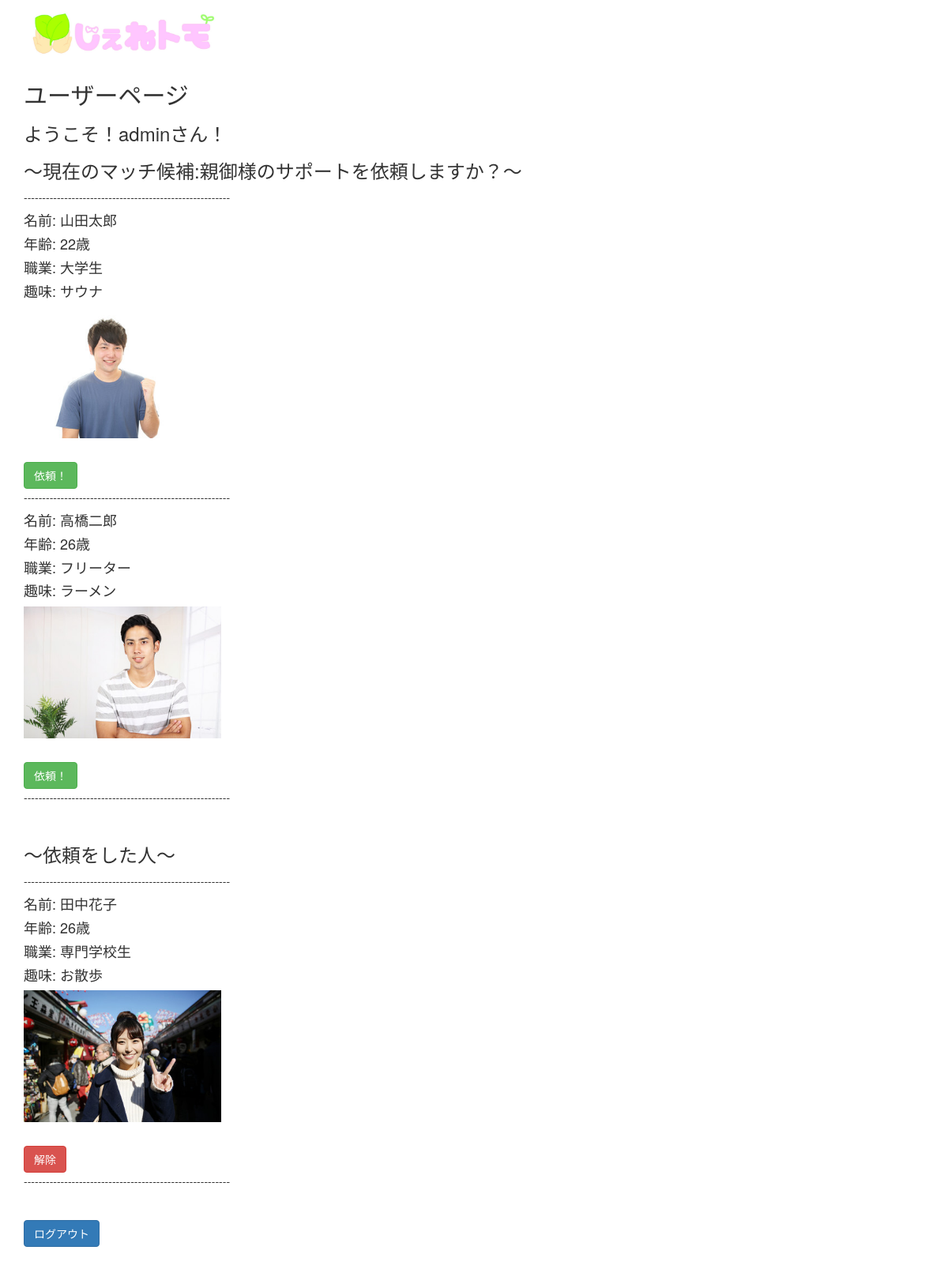
Before: /index (signed in) with the older database file.
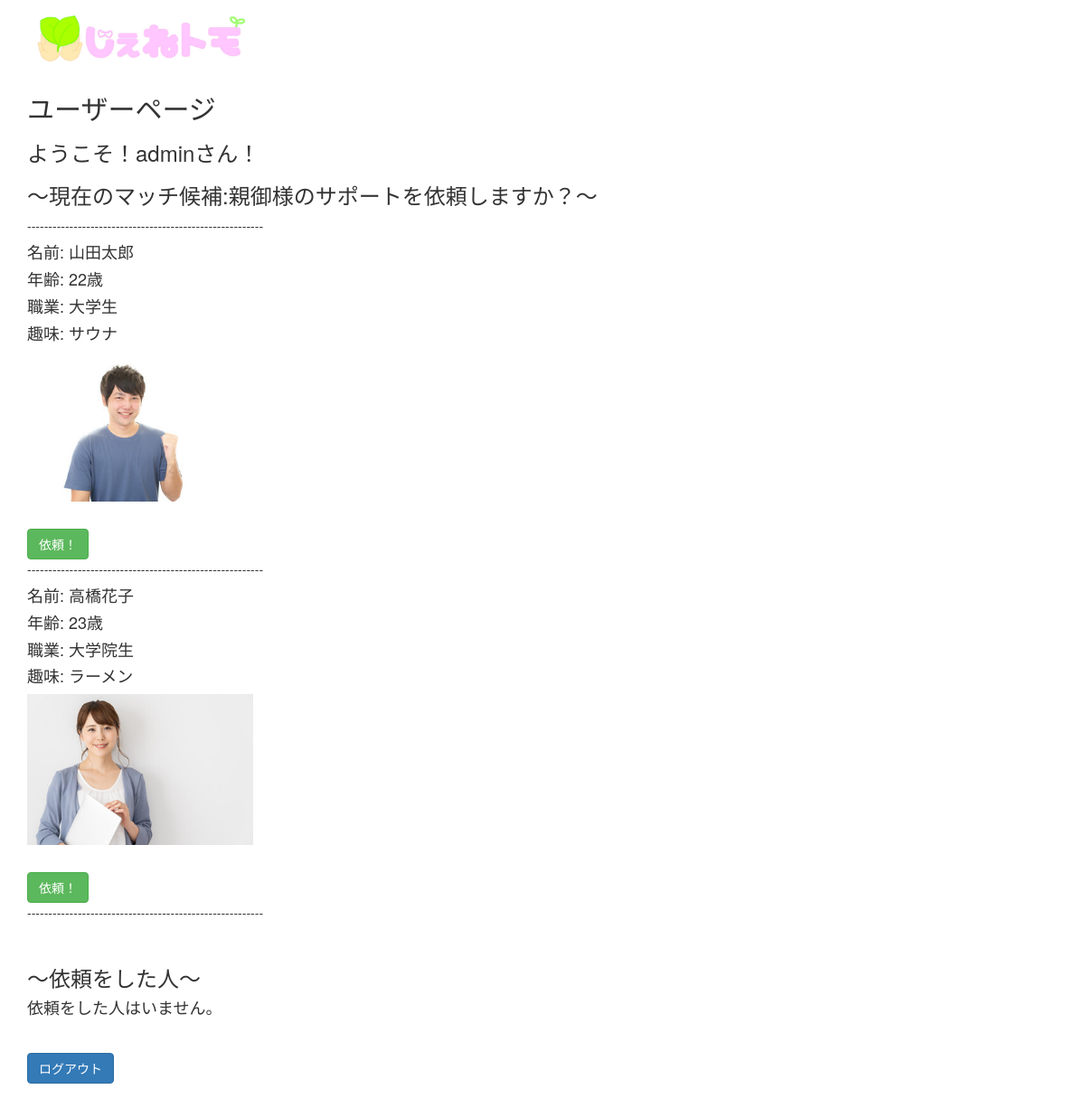
After: the same page with the newer database file.
### app.py (models this page shows)
class User(UserMixin,db.Model): # ユーザテーブル
    id = db.Column(db.Integer, primary_key=True)
    username = db.Column(db.String(30),unique=True)
    password = db.Column(db.String(12))

class Younger(db.Model): # 若者テーブル
    id = db.Column(db.Integer, primary_key=True)
    name = db.Column(db.String(50), nullable=False)
    age = db.Column(db.String(5),  nullable=False)
    job = db.Column(db.String(100), nullable=False)
    hobby = db.Column(db.String(100), nullable=False)
    img = db.Column(db.String(10), nullable=False)

class Candidate(db.Model): # いいかも！した人
    id = db.Column(db.Integer, primary_key=True)
    name = db.Column(db.String(50), nullable=False)
    age = db.Column(db.String(5),  nullable=False)
    job = db.Column(db.String(100), nullable=False)
    hobby = db.Column(db.String(100), nullable=False)
    img = db.Column(db.String(10), nullable=False)

### app.py (the view)
@app.route('/index',methods=["GET","POST"]) # メイン画面
@login_required
def index():
    username = current_user.username
    if request.method == "GET":
        matchers = Younger.query.all()
        candidate = Candidate.query.all()
        return render_template("/index.html",username=username,matchers = matchers,candidates = candidate)

### app.py (called while the page is built)
@login_manager.user_loader
def load_user(id):
    return User.query.get(int(id))

### templates/index.html (shortened to what this page needs)
{% extends "bootstrap/base.html" %}
{% block content %}
<div class="container">
     <img src="../static/image/icon.jpg" width="250px">
     <h2>ユーザーページ</h2>
     <h3>ようこそ！{{ username }}さん！</h3>
     <h3>～現在のマッチ候補:親御様のサポートを依頼しますか？～</h3>
     {% for matcher in matchers %}
     <person>
          <p>--------------------------------------------------------</p>
          <div id = "ismutch">
               <h4>名前: {{ matcher.name }}</h4>
               <h4>年齢: {{ matcher.age }}歳</h4>
               <h4>職業: {{ matcher.job }}</h4>
               <h4>趣味: {{ matcher.hobby }}</h4>
               <img src="../static/image/people/{{ matcher.img }}.jpg" width="250px">
          </div>
     </person>
     <p><br></p>
     <a href="/{{matcher.id}}/good" role="botton"><button class = "btn btn-success">依頼！</button></a>
     {% endfor %}
     {% if matchers |length > 0 %}
     <p>--------------------------------------------------------</p>
     {% endif %}
     <p><br></p>
     <h3>～依頼をした人～</h3>
     {% for candidate in candidates %}
     <person>
          <p>--------------------------------------------------------</p>
          <div id = "ismutch">
               <h4>名前: {{ candidate.name }}</h4>
               <h4>年齢: {{ candidate.age }}歳</h4>
               <h4>職業: {{ candidate.job }}</h4>
               <h4>趣味: {{ candidate.hobby }}</h4>
               <img src="../static/image/people/{{ candidate.img }}.jpg" width="250px">
          </div>
     </person>
     <p><br></p>
     <a href="/{{candidate.id}}/delete" role="botton"><button class = "btn btn-danger">解除</button></a>
     {% endfor %}
     {% if candidates |length > 0 %}
     <p>--------------------------------------------------------</p>
     {% endif %}
     {% if candidates |length == 0 %}
     <h4>依頼をした人はいません。</h4>
     {% endif %}
     <p><br></p>
     <a href="/logout" role="button"><button class="btn btn-primary">ログアウト</button></a>
</div>
<p><br></p>
{% endblock %}

Changed rows visible on the page:
removed Candidate: name "田中花子", age "26", job "専門学校生", hobby "お散歩", img (picture)
changed Younger "ラーメン": name "高橋二郎" → "高橋花子"; age "26" → "23"; job "フリーター" → "大学院生"; img: a different picture
Other visible differences:
text now shown: "依頼をした人はいません。"
